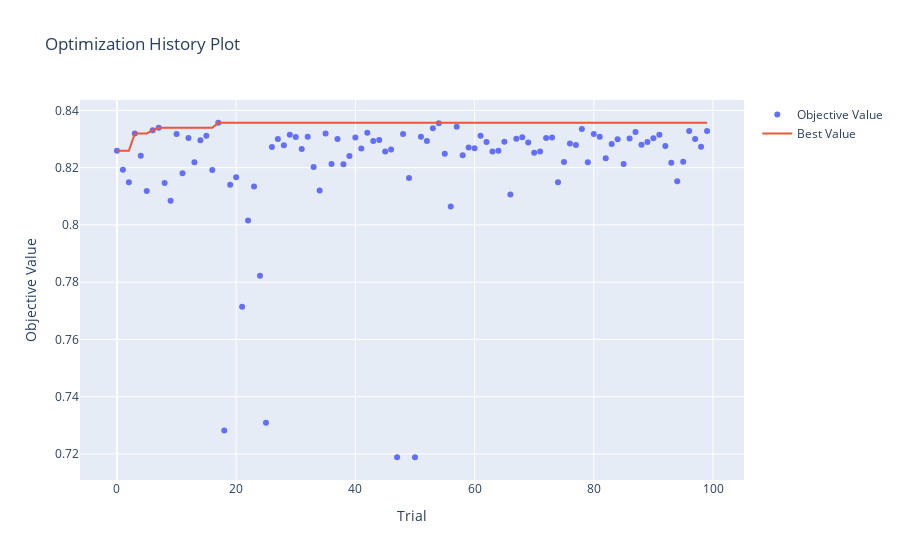

The notebook cell saved with this chart:
### Code cell
# Visualizando a otimização
optuna.visualization.plot_optimization_history(study)
